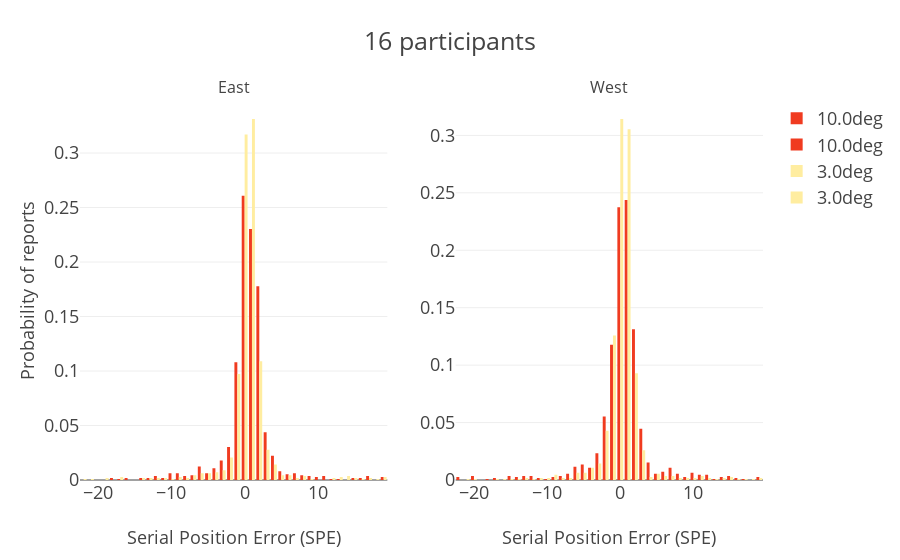

The cell this chart's notebook holds for it:
### Code cell
from plotly import tools

trace = [[]]*2
ecc_length = len(data['ltrEccentricity1'].unique())

for i,cuePos in enumerate(data['ltrSpatialPos1'].unique()):
    cuePosdata = data[data['ltrSpatialPos1']==cuePos]
    temp1 = []
    for j,ecc in enumerate(cuePosdata['ltrEccentricity1'].unique().sort()):
        ecc_data = cuePosdata[cuePosdata['ltrEccentricity1']==ecc]
        temp1.append(go.Histogram(x = ecc_data['responsePosRelative0'].to_numpy(), 
                                  histnorm='probability',
                                  name = str(ecc) + 'deg', opacity = 1, marker = dict(color = colors[j])))
    trace[i] = temp1

if data['ltrSpatialPos1'].unique()[0] == [-1.0,0.0]:
    titles = ('West','East')
else:
    titles = ('East','West')

font_size = 18
fig = tools.make_subplots(rows=1, cols=2, subplot_titles = titles)
fig['layout'].update(barmode='group', title = str(int(len(data)/280))+' participants', font = dict(size = font_size))
#fig['layout']['xaxis3'].update(title='position of reported item relative to the true item', range = [-2,2])
#fig['layout']['xaxis4'].update(title='position of reported item relative to the true item', range = [-2,2])
fig['layout']['xaxis1'].update(title='Serial Position Error (SPE)', titlefont = dict(size = font_size))
fig['layout']['xaxis2'].update(title='Serial Position Error (SPE)', titlefont = dict(size = font_size))
fig['layout']['yaxis1'].update(title='Probability of reports', titlefont = dict(size = font_size))
#fig['layout']['yaxis3'].update(title='Frequency')
for i in range(ecc_length):
    fig.add_trace(trace[0][ecc_length-1-i], 1, 1)
    fig.add_trace(trace[1][ecc_length-1-i], 1, 2)
    #fig.append_trace(trace[2][i], 2, 1)
    #fig.append_trace(trace[3][i], 2, 2)
iplot(fig, filename='SPE_distributions_East_West')

### Figure 1 — Plotly figure (JSON) as saved in the notebook; plotly's stock layout.template omitted (floating-point values rounded to 4 significant figures; data arrays with more than 128 entries replaced by an {"elided": "..."} marker saying what was removed)
{"data": [{"histnorm": "probability", "marker": {"color": "rgb(240,59,32)"}, "name": "10.0deg", "opacity": 1, "type": "histogram", "uid": "2c167e81-9b1f-4612-aadf-c9dac73f8c14", "x": {"elided": "1120 int values"}, "xaxis": "x", "yaxis": "y"}, {"histnorm": "probability", "marker": {"color": "rgb(240,59,32)"}, "name": "10.0deg", "opacity": 1, "type": "histogram", "uid": "c7eb3382-145e-488e-b225-ff8e60b7251a", "x": {"elided": "1120 int values"}, "xaxis": "x2", "yaxis": "y2"}, {"histnorm": "probability", "marker": {"color": "rgb(255,237,160)"}, "name": "3.0deg", "opacity": 1, "type": "histogram", "uid": "f5b410cc-ddd8-43a4-a76f-70b12dc76a4c", "x": {"elided": "1120 int values"}, "xaxis": "x", "yaxis": "y"}, {"histnorm": "probability", "marker": {"color": "rgb(255,237,160)"}, "name": "3.0deg", "opacity": 1, "type": "histogram", "uid": "7b5f3487-d710-422d-b440-eb342504053e", "x": {"elided": "1120 int values"}, "xaxis": "x2", "yaxis": "y2"}], "layout": {"annotations": [{"font": {"size": 16}, "showarrow": false, "text": "East", "x": 0.225, "xanchor": "center", "xref": "paper", "y": 1, "yanchor": "bottom", "yref": "paper"}, {"font": {"size": 16}, "showarrow": false, "text": "West", "x": 0.775, "xanchor": "center", "xref": "paper", "y": 1, "yanchor": "bottom", "yref": "paper"}], "barmode": "group", "font": {"size": 18}, "title": {"text": "16 participants"}, "xaxis": {"anchor": "y", "domain": [0, 0.45], "title": {"font": {"size": 18}, "text": "Serial Position Error (SPE)"}}, "xaxis2": {"anchor": "y2", "domain": [0.55, 1], "title": {"font": {"size": 18}, "text": "Serial Position Error (SPE)"}}, "yaxis": {"anchor": "x", "domain": [0, 1], "title": {"font": {"size": 18}, "text": "Probability of reports"}}, "yaxis2": {"anchor": "x2", "domain": [0, 1]}}}
